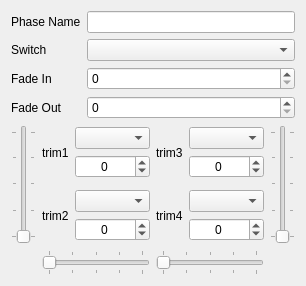
           <widget class="QWidget" name="phase2">
            <property name="geometry">
             <rect>
              <x>0</x>
              <y>0</y>
              <width>306</width>
              <height>286</height>
             </rect>
            </property>
            <attribute name="label">
             <string>Flight Phase 2</string>
            </attribute>
            <layout class="QVBoxLayout" name="verticalLayout_4c">
             <item>
              <layout class="QGridLayout" name="gridLayout_11c">
               <item row="0" column="2">
                <widget class="QLineEdit" name="phase2Name">
                 <property name="maxLength">
                  <number>6</number>
                 </property>
                </widget>
               </item>
               <item row="0" column="0">
                <widget class="QLabel" name="label_37e">
                 <property name="text">
                  <string>Phase Name</string>
                 </property>
                </widget>
               </item>
               <item row="2" column="0">
                <widget class="QLabel" name="label_38e">
                 <property name="text">
                  <string>Fade In</string>
                 </property>
                </widget>
               </item>
               <item row="3" column="0">
                <widget class="QLabel" name="label_39e">
                 <property name="text">
                  <string>Fade Out</string>
                 </property>
                </widget>
               </item>
               <item row="1" column="0">
                <widget class="QLabel" name="label_37e_2">
                 <property name="text">
                  <string>Switch</string>
                 </property>
                </widget>
               </item>
               <item row="1" column="2">
                <widget class="QComboBox" name="phase2Switch"/>
               </item>
               <item row="2" column="2">
                <widget class="QSpinBox" name="phase2FadeIn">
                 <property name="minimum">
                  <number>0</number>
                 </property>
                 <property name="maximum">
                  <number>15</number>
                 </property>
                </widget>
               </item>
               <item row="3" column="2">
                <widget class="QSpinBox" name="phase2FadeOut">
                 <property name="minimum">
                  <number>0</number>
                 </property>
                 <property name="maximum">
                  <number>15</number>
                 </property>
                </widget>
               </item>
              </layout>
             </item>
             <item>
              <layout class="QGridLayout" name="gridLayout_12e">
               <item row="0" column="0">
                <widget class="QSlider" name="phase2Trim1Slider">
                 <property name="orientation">
                  <enum>Qt::Vertical</enum>
                 </property>
                 <property name="tickPosition">
                  <enum>QSlider::TicksBothSides</enum>
                 </property>
                 <property name="tickInterval">
                  <number>25</number>
                 </property>
                </widget>
               </item>
               <item row="0" column="3">
                <widget class="QSlider" name="phase2Trim3Slider">
                 <property name="orientation">
                  <enum>Qt::Vertical</enum>
                 </property>
                 <property name="invertedAppearance">
                  <bool>false</bool>
                 </property>
                 <property name="invertedControls">
                  <bool>false</bool>
                 </property>
                 <property name="tickPosition">
                  <enum>QSlider::TicksBothSides</enum>
                 </property>
                 <property name="tickInterval">
                  <number>25</number>
                 </property>
                </widget>
               </item>
               <item row="2" column="2">
                <widget class="QSlider" name="phase2Trim4Slider">
                 <property name="orientation">
                  <enum>Qt::Horizontal</enum>
                 </property>
                 <property name="tickPosition">
                  <enum>QSlider::TicksBothSides</enum>
                 </property>
                 <property name="tickInterval">
                  <number>25</number>
                 </property>
                </widget>
               </item>
               <item row="2" column="1">
                <widget class="QSlider" name="phase2Trim2Slider">
                 <property name="orientation">
                  <enum>Qt::Horizontal</enum>
                 </property>
                 <property name="tickPosition">
                  <enum>QSlider::TicksBothSides</enum>
                 </property>
                 <property name="tickInterval">
                  <number>25</number>
                 </property>
                </widget>
               </item>
               <item row="0" column="1">
                <layout class="QGridLayout" name="gridLayout_14e" columnstretch="0,1">
                 <item row="1" column="0">
                  <widget class="QLabel" name="phase2Trim2Label">
                   <property name="text">
                    <string>trim2</string>
                   </property>
                  </widget>
                 </item>
                 <item row="0" column="0">
                  <widget class="QLabel" name="phase2Trim1Label">
                   <property name="text">
                    <string>trim1</string>
                   </property>
                  </widget>
                 </item>
                 <item row="0" column="1">
                  <layout class="QVBoxLayout" name="verticalLayout_5c">
                   <item>
                    <spacer name="verticalSpacer_3c">
                     <property name="orientation">
                      <enum>Qt::Vertical</enum>
                     </property>
                     <property name="sizeHint" stdset="0">
                      <size>
                       <width>20</width>
                       <height>40</height>
                      </size>
                     </property>
                    </spacer>
                   </item>
                   <item>
                    <widget class="QComboBox" name="phase2Trim1Use"/>
                   </item>
                   <item>
                    <widget class="QSpinBox" name="phase2Trim1Value">
                     <property name="alignment">
                      <set>Qt::AlignCenter</set>
                     </property>
                     <property name="accelerated">
                      <bool>true</bool>
                     </property>
                     <property name="minimum">
                      <number>-896</number>
                     </property>
                     <property name="maximum">
                      <number>896</number>
                     </property>
                    </widget>
                   </item>
                   <item>
                    <spacer name="verticalSpacer_4a">
                     <property name="orientation">
                      <enum>Qt::Vertical</enum>
                     </property>
                     <property name="sizeHint" stdset="0">
                      <size>
                       <width>20</width>
                       <height>40</height>
                      </size>
                     </property>
                    </spacer>
                   </item>
                  </layout>
                 </item>
                 <item row="1" column="1">
                  <layout class="QVBoxLayout" name="verticalLayout_6b">
                   <item>
                    <spacer name="verticalSpacer_5b">
                     <property name="orientation">
                      <enum>Qt::Vertical</enum>
                     </property>
                     <property name="sizeHint" stdset="0">
                      <size>
                       <width>20</width>
                       <height>40</height>
                      </size>
                     </property>
                    </spacer>
                   </item>
                   <item>
                    <widget class="QComboBox" name="phase2Trim2Use"/>
                   </item>
                   <item>
                    <widget class="QSpinBox" name="phase2Trim2Value">
                     <property name="alignment">
                      <set>Qt::AlignCenter</set>
                     </property>
                     <property name="accelerated">
                      <bool>true</bool>
                     </property>
                     <property name="minimum">
                      <number>-896</number>
                     </property>
                     <property name="maximum">
                      <number>896</number>
                     </property>
                    </widget>
                   </item>
                   <item>
                    <spacer name="verticalSpacer_6b">
                     <property name="orientation">
                      <enum>Qt::Vertical</enum>
                     </property>
                     <property name="sizeHint" stdset="0">
                      <size>
                       <width>20</width>
                       <height>40</height>
                      </size>
                     </property>
                    </spacer>
                   </item>
                  </layout>
                 </item>
                </layout>
               </item>
               <item row="0" column="2">
                <layout class="QGridLayout" name="gridLayout_15e" columnstretch="0,1">
                 <item row="1" column="0">
                  <widget class="QLabel" name="phase2Trim4Label">
                   <property name="text">
                    <string>trim4</string>
                   </property>
                  </widget>
                 </item>
                 <item row="0" column="0">
                  <widget class="QLabel" name="phase2Trim3Label">
                   <property name="text">
                    <string>trim3</string>
                   </property>
                  </widget>
                 </item>
                 <item row="0" column="1">
                  <layout class="QVBoxLayout" name="verticalLayout_7b">
                   <item>
                    <spacer name="verticalSpacer_7b">
                     <property name="orientation">
                      <enum>Qt::Vertical</enum>
                     </property>
                     <property name="sizeHint" stdset="0">
                      <size>
                       <width>20</width>
                       <height>40</height>
                      </size>
                     </property>
                    </spacer>
                   </item>
                   <item>
                    <widget class="QComboBox" name="phase2Trim3Use"/>
                   </item>
                   <item>
                    <widget class="QSpinBox" name="phase2Trim3Value">
                     <property name="alignment">
                      <set>Qt::AlignCenter</set>
                     </property>
                     <property name="accelerated">
                      <bool>true</bool>
                     </property>
                     <property name="minimum">
                      <number>-896</number>
                     </property>
                     <property name="maximum">
                      <number>896</number>
                     </property>
                    </widget>
                   </item>
                   <item>
                    <spacer name="verticalSpacer_8d">
                     <property name="orientation">
                      <enum>Qt::Vertical</enum>
                     </property>
                     <property name="sizeHint" stdset="0">
                      <size>
                       <width>20</width>
                       <height>40</height>
                      </size>
                     </property>
                    </spacer>
                   </item>
                  </layout>
                 </item>
                 <item row="1" column="1">
                  <layout class="QVBoxLayout" name="verticalLayout_8d">
                   <item>
                    <spacer name="verticalSpacer_9d">
                     <property name="orientation">
                      <enum>Qt::Vertical</enum>
                     </property>
                     <property name="sizeHint" stdset="0">
                      <size>
                       <width>20</width>
                       <height>40</height>
                      </size>
                     </property>
                    </spacer>
                   </item>
                   <item>
                    <widget class="QComboBox" name="phase2Trim4Use"/>
                   </item>
                   <item>
                    <widget class="QSpinBox" name="phase2Trim4Value">
                     <property name="alignment">
                      <set>Qt::AlignCenter</set>
                     </property>
                     <property name="accelerated">
                      <bool>true</bool>
                     </property>
                     <property name="minimum">
                      <number>-896</number>
                     </property>
                     <property name="maximum">
                      <number>896</number>
                     </property>
                    </widget>
                   </item>
                   <item>
                    <spacer name="verticalSpacer_10c">
                     <property name="orientation">
                      <enum>Qt::Vertical</enum>
                     </property>
                     <property name="sizeHint" stdset="0">
                      <size>
                       <width>20</width>
                       <height>40</height>
                      </size>
                     </property>
                    </spacer>
                   </item>
                  </layout>
                 </item>
                </layout>
               </item>
              </layout>
             </item>
            </layout>
           </widget>
